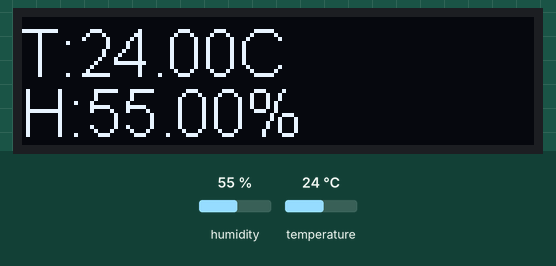
Bench run of a program on a simulated ESP8266 (NodeMCU). On the bench: 128×32 one-colour display. Inputs (shaded band) come from the test bench; at power-on: humidity 55 %, temperature 24 °C. What the program prints to the serial monitor is not drawn.

Above: at 2.2 s.
2.3 s: humidity set to 22 %
At 4.6 s:
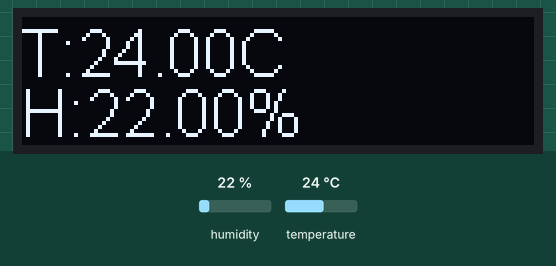
5.5 s: temperature set to 12 °C
At 7.0 s:
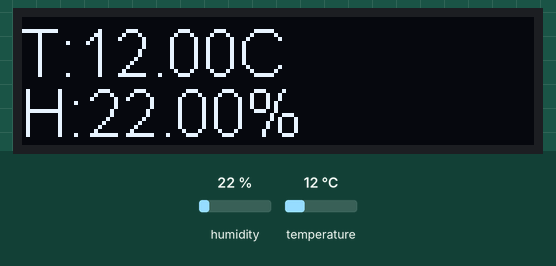
8.3 s: humidity set to 40 %
At 10.6 s:
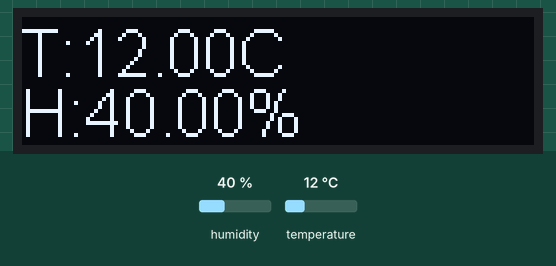
11.6 s: temperature set to 19 °C
At 13.0 s:
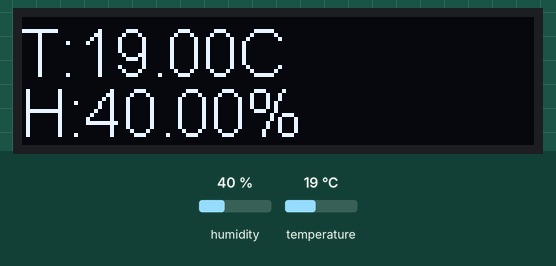
Timing chart, 0 to 14.6 s (numbered marks = the images above; inputs shaded):
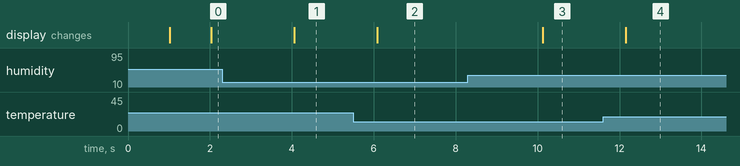

Measured:
- after the input at 2.3 s, the display: changes after 1.8 s (image 1)
- after the input at 5.5 s, the display: changes after 0.58 s (image 2)
- after the input at 8.3 s, the display: changes after 1.8 s (image 3)
- after the input at 11.6 s, the display: changes after 0.55 s (image 4)

The program:

main.cpp
```cpp
#include <Arduino.h>
#include <DHTesp.h>
#include <SSD1306.h>

void readDHT22();


DHTesp              dht;
int                 interval = 2000;
unsigned long       lastDHTReadMillis = 0;
float               humidity = 0;
float               temperature = 0;

SSD1306             display(0x3c, 4, 5, GEOMETRY_128_32);

void setup() {
    Serial.begin(115200);
    display.init();
    display.flipScreenVertically();
    display.setFont(ArialMT_Plain_16);
    dht.setup(14, DHTesp::DHT22); // Connect DHT sensor to GPIO 14
    delay(1000);

    Serial.println(); Serial.println("Humidity (%)\tTemperature (C)");
}

void readDHT22() {
    unsigned long currentMillis = millis();

    if(currentMillis - lastDHTReadMillis >= interval) {
        lastDHTReadMillis = currentMillis;

        humidity = dht.getHumidity();              // Read humidity (percent)
        temperature = dht.getTemperature();        // Read temperature as Fahrenheit
    }
}
void loop() {
    readDHT22();
    Serial.printf("%.1f\t %.1f\n", temperature, humidity);

    display.clear();
    display.drawString(0, 0, "T:"+(String)temperature+"C ");
    display.drawString(0, 15, "H:"+(String)humidity+"% ");
    display.display();
    delay(1000);
}
```
